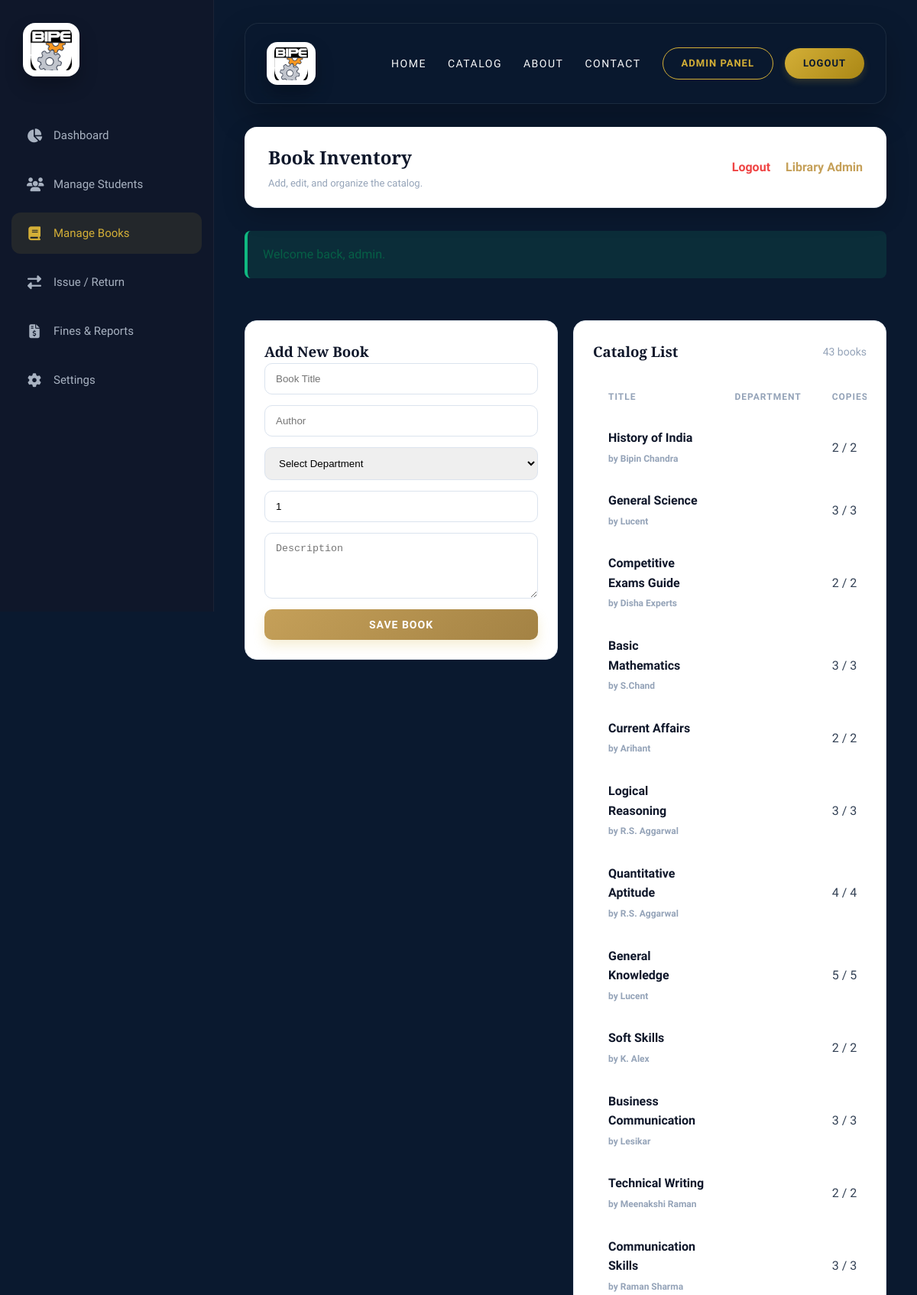
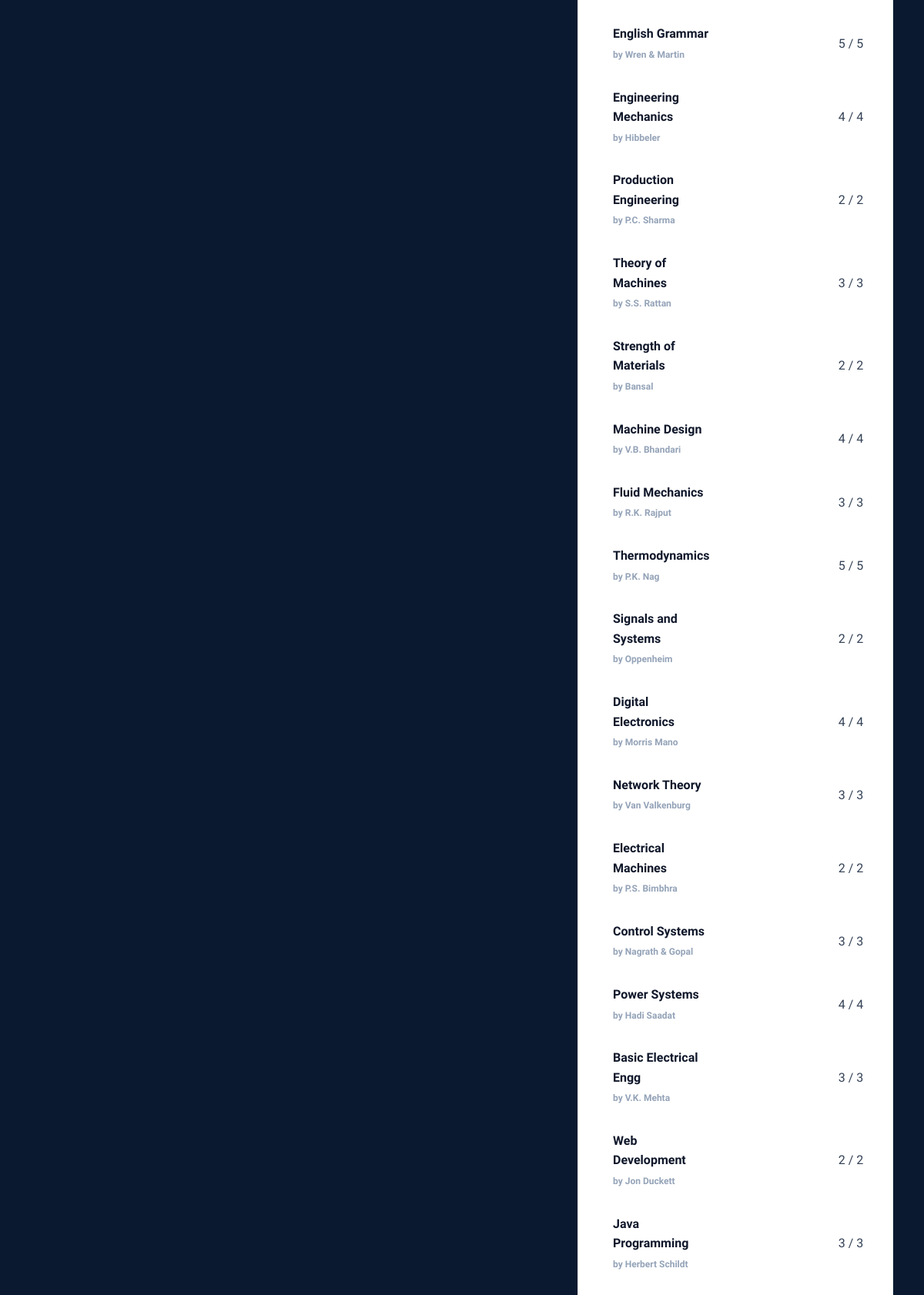
Page /admin/books.php (signed in, upper part) on the committed database (2 pictures, top to bottom).
### tables this page shows
CREATE TABLE IF NOT EXISTS books_table (
    id INT AUTO_INCREMENT PRIMARY KEY,
    Title VARCHAR(180) NOT NULL,
    Author VARCHAR(160) NOT NULL,
    Department VARCHAR(120) NOT NULL,
    department_id INT NOT NULL,
    Description TEXT NULL,
    Total_copies INT NOT NULL DEFAULT 1,
    Available_copies INT NOT NULL DEFAULT 1,
    created_at TIMESTAMP DEFAULT CURRENT_TIMESTAMP,
    updated_at TIMESTAMP DEFAULT CURRENT_TIMESTAMP ON UPDATE CURRENT_TIMESTAMP
);

### app/helpers.php (called while the page is built, shortened)
<?php
function e(mixed $value): string
{
    return htmlspecialchars((string) $value, ENT_QUOTES, 'UTF-8');
}
function path_prefix(): string
{
    $scriptDir = str_replace('\\', '/', dirname($_SERVER['SCRIPT_NAME'] ?? ''));
    $scriptDir = trim($scriptDir, '/');
    return str_repeat('../', substr_count($scriptDir, '/') + 1);
}
function url(string $path = ''): string
{
    return path_prefix() . ltrim($path, '/');
}
function flash(string $key, ?string $message = null): ?string
{
    if (!array_key_exists($key, $_SESSION['_flash'])) {
        return null;
    }
    $value = $_SESSION['_flash'][$key];
    return $value;
}
function db_types(array $params): string
{
    $types = '';
    foreach ($params as $param) {
        $types .= match (true) {
            is_int($param) => 'i',
            is_float($param) => 'd',
            default => 's',
        };
    }
    return $types;
}
function db_bind(mysqli_stmt $statement, array $params, ?string $types = null): void
{
    if ($params === []) {
        return;
    }
    $bindTypes = $types ?? db_types($params);
    $bindValues = [$bindTypes];
    foreach ($params as $index => $value) {
        $bindValues[] = &$params[$index];
    }
    $statement->bind_param(...$bindValues);
}
function db_execute(string $sql, array $params = [], ?string $types = null): mysqli_stmt
{
    $statement = database_connection()->prepare($sql);
    db_bind($statement, $params, $types);
    $statement->execute();
    return $statement;
}
function db_all(string $sql, array $params = [], ?string $types = null): array
{
    return db_execute($sql, $params, $types)->get_result()->fetch_all(MYSQLI_ASSOC);
}
function db_one(string $sql, array $params = [], ?string $types = null): ?array
{
    $result = db_execute($sql, $params, $types)->get_result()->fetch_assoc();
    return $result ?: null;
}

### config/database.php (called while the page is built, shortened)
<?php
function database_config(): array
{
    return [
        'host' => getenv('LMS_DB_HOST') ?: 'localhost',
        'username' => getenv('LMS_DB_USER') ?: 'root',
        'password' => getenv('LMS_DB_PASSWORD') ?: 'Sakshi@1o1',
        'database' => getenv('LMS_DB_NAME') ?: 'library',
        'port' => (int) (getenv('LMS_DB_PORT') ?: 3306),
    ];
}
function database_connection()
{
    static $connection = null;
    if ($connection instanceof mysqli) {
        return $connection;
    }
    $config = database_config();
    $hosts = array_unique([$config['host'], 'localhost', '127.0.0.1']);
    $lastException = null;
    foreach ($hosts as $host) {
        try {
            $candidate = mysqli_init();
            $candidate->real_connect(
                $host,
                $config['username'],
                $config['password'],
                null,
                $config['port']
            );
            $candidate->set_charset('utf8mb4');
            $candidate->query(
                sprintf(
                    "CREATE DATABASE IF NOT EXISTS `%s` CHARACTER SET utf8mb4 COLLATE utf8mb4_unicode_ci",
                    $candidate->real_escape_string($config['database'])
                )
            );
            $candidate->select_db($config['database']);
            $connection = $candidate;
            return $connection;
        } catch (Throwable $exception) {
            $lastException = $exception;
        }
    }
    throw $lastException ?? new RuntimeException('Unable to connect to the MySQL server.');
}

### app/auth.php (called while the page is built, shortened)
<?php
function current_admin(): ?array
{
    $admin = db_one('SELECT * FROM admins WHERE id = ?', [(int) $_SESSION['admin_id']], 'i');
    return $admin;
}
function require_admin(): array
{
    $admin = current_admin();
    return $admin;
}

### admin/books.php (the view, shortened to what this page needs)
<?php
$admin = require_admin();
$activePage = 'books';
$editId = isset($_GET['edit']) ? (int) $_GET['edit'] : null;
$editBook = $editId
    ? db_one(
        'SELECT b.*, d.name AS Department
         FROM books_table b
         LEFT JOIN departments d ON d.id = b.department_id
         WHERE b.id = ?',
        [$editId],
        'i'
    )
    : null;
$books = db_all(
    'SELECT b.*, d.name AS Department
     FROM books_table b
     LEFT JOIN departments d ON d.id = b.department_id
     ORDER BY b.created_at DESC, b.id DESC'
);
$successMessage = flash('success');
$errorMessage = flash('error');
?>
<!DOCTYPE html>
<html lang="en">
<head>
    <link rel="stylesheet" href="https://cdnjs.cloudflare.com/ajax/libs/font-awesome/6.4.0/css/all.min.css">
    <link rel="stylesheet" href="<?= e(url('assets/css/dashboard.css')) ?>">
</head>
<body>
    <?php include __DIR__ . '/../includes/admin_sidebar.php'; ?>
    <div class="main">
        <?php include __DIR__ . '/../includes/admin_portal_header.php'; ?>
        <div class="top-bar" style="background:#fff; border-bottom:1px solid #e2e8f0;">
            <div class="welcome-msg">
                <h2 style="color:#0f172a;">Book Inventory</h2>
                <p style="color:#94a3b8;">Add, edit, and organize the catalog.</p>
            </div>
            <div class="profile-area">
                <a href="<?= e(url('admin/logout.php')) ?>" style="color:#ef4444; text-decoration:none; font-weight:600;">Logout</a>
                <span style="color:#c5a059; font-weight:600;"><?= e($admin['name']) ?></span>
            </div>
        </div>
        <?php if ($successMessage || $errorMessage): ?>
            <div style="background: <?= $errorMessage ? 'rgba(239,68,68,0.1)' : 'rgba(16,185,129,0.12)' ?>; border-left: 4px solid <?= $errorMessage ? '#ef4444' : '#10b981' ?>; color: <?= $errorMessage ? '#ef4444' : '#065f46' ?>; padding: 18px 20px; border-radius: 8px; margin-bottom: 25px;">
                <?= e($errorMessage ?: $successMessage) ?>
            </div>
        <?php endif; ?>
        <div class="stats-grid" style="grid-template-columns: repeat(auto-fit, minmax(320px, 1fr)); align-items:start;">
            <div class="table-container" style="background:#fff; border:1px solid #e2e8f0;">
                <h3 style="margin-top:0; color:#0f172a; font-family:'Playfair Display', serif;"><?= $editBook ? 'Edit Book' : 'Add New Book' ?></h3>
                <form method="POST" action="<?= e(url('admin/books.php')) ?>" style="display:grid; gap:14px;">
                    <input type="text" name="title" placeholder="Book Title" value="<?= e((string) ($editBook['Title'] ?? '')) ?>" required style="padding:12px 14px; border:1px solid #dbe3ee; border-radius:10px;">
                    <input type="text" name="author" placeholder="Author" value="<?= e((string) ($editBook['Author'] ?? '')) ?>" required style="padding:12px 14px; border:1px solid #dbe3ee; border-radius:10px;">
                    <select name="department_id" required style="padding:12px 14px; border:1px solid #dbe3ee; border-radius:10px;">
                        <option value="" disabled <?= empty($editBook['department_id']) ? 'selected' : '' ?>>Select Department</option>
                    </select>
                    <input type="number" min="1" name="total_copies" placeholder="Total Copies" value="<?= e((string) ($editBook['Total_copies'] ?? '1')) ?>" required style="padding:12px 14px; border:1px solid #dbe3ee; border-radius:10px;">
                    <textarea name="description" placeholder="Description" rows="4" style="padding:12px 14px; border:1px solid #dbe3ee; border-radius:10px;"><?= e((string) ($editBook['Description'] ?? '')) ?></textarea>
                    <button type="submit" name="save_book" class="btn-gold" style="background: linear-gradient(135deg, #c5a059, #a38244); color:#fff; justify-content:center;">Save Book</button>
                </form>
            </div>
            <div class="table-container" style="background:#fff; border:1px solid #e2e8f0;">
                <div class="table-controls">
                    <h3 style="margin:0; color:#0f172a; font-family:'Playfair Display', serif;">Catalog List</h3>
                    <span style="color:#94a3b8; font-size:14px;"><?= e(count($books)) ?> books</span>
                </div>
                <div style="overflow-x:auto;">
                    <table class="custom-table">
                        <thead>
                            <tr>
                                <th style="color:#94a3b8;">Title</th>
                                <th style="color:#94a3b8;">Department</th>
                                <th style="color:#94a3b8;">Copies</th>
                            </tr>
                        </thead>
                        <tbody>
                            <?php foreach ($books as $book): ?>
                                <tr>
                                    <td style="color:#0f172a; font-weight:600;"><?= e($book['Title']) ?><br><span style="color:#94a3b8; font-size:12px;">by <?= e($book['Author']) ?></span></td>
                                    <td style="color:#334155;"><?= e($book['Department']) ?></td>
                                    <td style="color:#334155;"><?= e((string) $book['Available_copies']) ?> / <?= e((string) $book['Total_copies']) ?></td>
                                </tr>
                            <?php endforeach; ?>
                        </tbody>
                    </table>
                </div>
            </div>
        </div>
    </div>
</body>
</html>

### includes/admin_sidebar.php
<?php
$activePage = $activePage ?? '';
?>
<div class="sidebar" style="background: #0f172a; border-right: 1px solid rgba(255,255,255,0.05);">
    <div class="sidebar-logo" style="color: #c5a059;">
        <img src="<?= e(url('assets/images/image.png')) ?>" alt="BIPE Library Management System" style="height: 70px; width: auto; display: block; border-radius: 16px; background: #fff; padding: 8px 10px; box-shadow: 0 12px 24px rgba(0, 0, 0, 0.24);">
    </div>
    <div class="nav-links">
        <a href="<?= e(url('admin/dashboard.php')) ?>" class="<?= $activePage === 'dashboard' ? 'active' : '' ?>"><i class="fas fa-chart-pie"></i> Dashboard</a>
        <a href="<?= e(url('admin/students.php')) ?>" class="<?= $activePage === 'students' ? 'active' : '' ?>"><i class="fas fa-users"></i> Manage Students</a>
        <a href="<?= e(url('admin/books.php')) ?>" class="<?= $activePage === 'books' ? 'active' : '' ?>"><i class="fas fa-book"></i> Manage Books</a>
        <a href="<?= e(url('admin/issues.php')) ?>" class="<?= $activePage === 'issues' ? 'active' : '' ?>"><i class="fas fa-exchange-alt"></i> Issue / Return</a>
        <a href="<?= e(url('admin/fines.php')) ?>" class="<?= $activePage === 'fines' ? 'active' : '' ?>"><i class="fas fa-file-invoice-dollar"></i> Fines & Reports</a>
        <a href="<?= e(url('admin/settings.php')) ?>" class="<?= $activePage === 'settings' ? 'active' : '' ?>"><i class="fas fa-cog"></i> Settings</a>
    </div>
</div>

### includes/admin_portal_header.php (shortened to what this page needs)
<?php
$portalNavLinks = [
    ['label' => 'Home', 'href' => url('index.php')],
    ['label' => 'Catalog', 'href' => url('catalog.php')],
    ['label' => 'About', 'href' => url('about.php')],
    ['label' => 'Contact', 'href' => url('contact.php')],
];
?>
<div class="portal-header">
    <a href="<?= e(url('index.php')) ?>" class="portal-logo">
        <img src="<?= e(url('assets/images/image.png')) ?>" alt="BIPE Library Management System" style="height: 56px; width: auto; display: block; border-radius: 14px; background: #fff; padding: 6px 10px; box-shadow: 0 12px 24px rgba(0, 0, 0, 0.24);">
    </a>
    <nav class="portal-nav">
        <?php foreach ($portalNavLinks as $link): ?>
            <a href="<?= e($link['href']) ?>"><?= e($link['label']) ?></a>
        <?php endforeach; ?>
        <div class="portal-nav-auth">
            <a href="<?= e(url('admin/dashboard.php')) ?>" class="portal-btn portal-btn-outline">Admin Panel</a>
            <a href="<?= e(url('admin/logout.php')) ?>" class="portal-btn portal-btn-solid">Logout</a>
        </div>
    </nav>
</div>

### rows in the picture
books_table: Title "History of India", Author "Bipin Chandra", Available_copies "2", Total_copies "2"
books_table: Title "General Science", Author "Lucent", Available_copies "3", Total_copies "3"
books_table: Title "Competitive Exams Guide", Author "Disha Experts", Available_copies "2", Total_copies "2"
books_table: Title "Basic Mathematics", Author "S.Chand", Available_copies "3", Total_copies "3"
books_table: Title "Current Affairs", Author "Arihant", Available_copies "2", Total_copies "2"
books_table: Title "Logical Reasoning", Author "R.S. Aggarwal", Available_copies "3", Total_copies "3"
books_table: Title "Quantitative Aptitude", Author "R.S. Aggarwal", Available_copies "4", Total_copies "4"
books_table: Title "General Knowledge", Author "Lucent", Available_copies "5", Total_copies "5"
books_table: Title "Soft Skills", Author "K. Alex", Available_copies "2", Total_copies "2"
books_table: Title "Business Communication", Author "Lesikar", Available_copies "3", Total_copies "3"
books_table: Title "Technical Writing", Author "Meenakshi Raman", Available_copies "2", Total_copies "2"
books_table: Title "Communication Skills", Author "Raman Sharma", Available_copies "3", Total_copies "3"
books_table: Title "English Grammar", Author "Wren & Martin", Available_copies "5", Total_copies "5"
books_table: Title "Engineering Mechanics", Author "Hibbeler", Available_copies "4", Total_copies "4"
books_table: Title "Production Engineering", Author "P.C. Sharma", Available_copies "2", Total_copies "2"
books_table: Title "Theory of Machines", Author "S.S. Rattan", Available_copies "3", Total_copies "3"
books_table: Title "Strength of Materials", Author "Bansal", Available_copies "2", Total_copies "2"
books_table: Title "Machine Design", Author "V.B. Bhandari", Available_copies "4", Total_copies "4"
books_table: Title "Fluid Mechanics", Author "R.K. Rajput", Available_copies "3", Total_copies "3"
books_table: Title "Thermodynamics", Author "P.K. Nag", Available_copies "5", Total_copies "5"
books_table: Title "Signals and Systems", Author "Oppenheim", Available_copies "2", Total_copies "2"
books_table: Title "Digital Electronics", Author "Morris Mano", Available_copies "4", Total_copies "4"
books_table: Title "Network Theory", Author "Van Valkenburg", Available_copies "3", Total_copies "3"
books_table: Title "Electrical Machines", Author "P.S. Bimbhra", Available_copies "2", Total_copies "2"
books_table: Title "Control Systems", Author "Nagrath & Gopal", Available_copies "3", Total_copies "3"
books_table: Title "Power Systems", Author "Hadi Saadat", Available_copies "4", Total_copies "4"
books_table: Title "Basic Electrical Engg", Author "V.K. Mehta", Available_copies "3", Total_copies "3"
books_table: Title "Web Development", Author "Jon Duckett", Available_copies "2", Total_copies "2"
books_table: Title "Java Programming", Author "Herbert Schildt", Available_copies "3", Total_copies "3"

### other values in the picture
$link['label'] "HOME"
$link['label'] "CATALOG"
$link['label'] "ABOUT"
$link['label'] "CONTACT"
$admin['name'] "Library Admin"
$errorMessage ?: $successMessage "Welcome back, admin."
count($books) "43"
